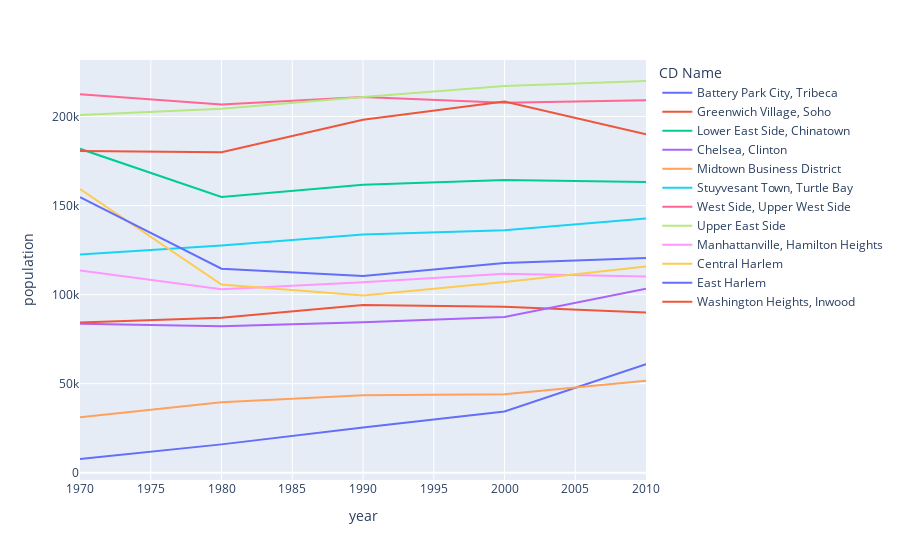

Notebook code cell kept with this figure:
### Markdown cell above
## Step 2

Create a line chart of the population over time for each community district in Manhattan. There should be [one line for each](https://plotly.com/python/line-charts/#Line-Plots-with-column-encoding-color).
1. creat a data frame which only includes Mahattan
2. `import plotly.express as px`
3. `px.line()`

### Code cell
manhattan = populations[populations["Borough"]=="Manhattan"]

import plotly.express as px
fig = px.line(manhattan, x="year", y="population", color='CD Name')
fig

### Figure 1 — Plotly figure (JSON) as saved in the notebook; plotly's stock layout.template omitted (floating-point values rounded to 4 significant figures)
{"data": [{"hovertemplate": "CD Name=Battery Park City, Tribeca<br>year=%{x}<br>population=%{y}<extra></extra>", "legendgroup": "Battery Park City, Tribeca", "line": {"color": "#636efa", "dash": "solid"}, "marker": {"symbol": "circle"}, "mode": "lines", "name": "Battery Park City, Tribeca", "orientation": "v", "showlegend": true, "type": "scatter", "x": [1970, 1980, 1990, 2000, 2010], "xaxis": "x", "y": [7706, 15918, 25366, 34420, 60978], "yaxis": "y"}, {"hovertemplate": "CD Name=Greenwich Village, Soho<br>year=%{x}<br>population=%{y}<extra></extra>", "legendgroup": "Greenwich Village, Soho", "line": {"color": "#EF553B", "dash": "solid"}, "marker": {"symbol": "circle"}, "mode": "lines", "name": "Greenwich Village, Soho", "orientation": "v", "showlegend": true, "type": "scatter", "x": [1970, 1980, 1990, 2000, 2010], "xaxis": "x", "y": [84337, 87069, 94105, 93119, 90016], "yaxis": "y"}, {"hovertemplate": "CD Name=Lower East Side, Chinatown<br>year=%{x}<br>population=%{y}<extra></extra>", "legendgroup": "Lower East Side, Chinatown", "line": {"color": "#00cc96", "dash": "solid"}, "marker": {"symbol": "circle"}, "mode": "lines", "name": "Lower East Side, Chinatown", "orientation": "v", "showlegend": true, "type": "scatter", "x": [1970, 1980, 1990, 2000, 2010], "xaxis": "x", "y": [181845, 154848, 161617, 164407, 163277], "yaxis": "y"}, {"hovertemplate": "CD Name=Chelsea, Clinton<br>year=%{x}<br>population=%{y}<extra></extra>", "legendgroup": "Chelsea, Clinton", "line": {"color": "#ab63fa", "dash": "solid"}, "marker": {"symbol": "circle"}, "mode": "lines", "name": "Chelsea, Clinton", "orientation": "v", "showlegend": true, "type": "scatter", "x": [1970, 1980, 1990, 2000, 2010], "xaxis": "x", "y": [83601, 82164, 84431, 87479, 103245], "yaxis": "y"}, {"hovertemplate": "CD Name=Midtown Business District<br>year=%{x}<br>population=%{y}<extra></extra>", "legendgroup": "Midtown Business District", "line": {"color": "#FFA15A", "dash": "solid"}, "marker": {"symbol": "circle"}, "mode": "lines", "name": "Midtown Business District", "orientation": "v", "showlegend": true, "type": "scatter", "x": [1970, 1980, 1990, 2000, 2010], "xaxis": "x", "y": [31076, 39544, 43507, 44028, 51673], "yaxis": "y"}, {"hovertemplate": "CD Name=Stuyvesant Town, Turtle Bay<br>year=%{x}<br>population=%{y}<extra></extra>", "legendgroup": "Stuyvesant Town, Turtle Bay", "line": {"color": "#19d3f3", "dash": "solid"}, "marker": {"symbol": "circle"}, "mode": "lines", "name": "Stuyvesant Town, Turtle Bay", "orientation": "v", "showlegend": true, "type": "scatter", "x": [1970, 1980, 1990, 2000, 2010], "xaxis": "x", "y": [122465, 127554, 133748, 136152, 142745], "yaxis": "y"}, {"hovertemplate": "CD Name=West Side, Upper West Side<br>year=%{x}<br>population=%{y}<extra></extra>", "legendgroup": "West Side, Upper West Side", "line": {"color": "#FF6692", "dash": "solid"}, "marker": {"symbol": "circle"}, "mode": "lines", "name": "West Side, Upper West Side", "orientation": "v", "showlegend": true, "type": "scatter", "x": [1970, 1980, 1990, 2000, 2010], "xaxis": "x", "y": [212422, 206669, 210993, 207699, 209084], "yaxis": "y"}, {"hovertemplate": "CD Name=Upper East Side<br>year=%{x}<br>population=%{y}<extra></extra>", "legendgroup": "Upper East Side", "line": {"color": "#B6E880", "dash": "solid"}, "marker": {"symbol": "circle"}, "mode": "lines", "name": "Upper East Side", "orientation": "v", "showlegend": true, "type": "scatter", "x": [1970, 1980, 1990, 2000, 2010], "xaxis": "x", "y": [200851, 204305, 210880, 217063, 219920], "yaxis": "y"}, {"hovertemplate": "CD Name=Manhattanville, Hamilton Heights<br>year=%{x}<br>population=%{y}<extra></extra>", "legendgroup": "Manhattanville, Hamilton Heights", "line": {"color": "#FF97FF", "dash": "solid"}, "marker": {"symbol": "circle"}, "mode": "lines", "name": "Manhattanville, Hamilton Heights", "orientation": "v", "showlegend": true, "type": "scatter", "x": [1970, 1980, 1990, 2000, 2010], "xaxis": "x", "y": [113606, 103038, 106978, 111724, 110193], "yaxis": "y"}, {"hovertemplate": "CD Name=Central Harlem<br>year=%{x}<br>population=%{y}<extra></extra>", "legendgroup": "Central Harlem", "line": {"color": "#FECB52", "dash": "solid"}, "marker": {"symbol": "circle"}, "mode": "lines", "name": "Central Harlem", "orientation": "v", "showlegend": true, "type": "scatter", "x": [1970, 1980, 1990, 2000, 2010], "xaxis": "x", "y": [159267, 105641, 99519, 107109, 115723], "yaxis": "y"}, {"hovertemplate": "CD Name=East Harlem<br>year=%{x}<br>population=%{y}<extra></extra>", "legendgroup": "East Harlem", "line": {"color": "#636efa", "dash": "solid"}, "marker": {"symbol": "circle"}, "mode": "lines", "name": "East Harlem", "orientation": "v", "showlegend": true, "type": "scatter", "x": [1970, 1980, 1990, 2000, 2010], "xaxis": "x", "y": [154662, 114569, 110508, 117743, 120511], "yaxis": "y"}, {"hovertemplate": "CD Name=Washington Heights, Inwood<br>year=%{x}<br>population=%{y}<extra></extra>", "legendgroup": "Washington Heights, Inwood", "line": {"color": "#EF553B", "dash": "solid"}, "marker": {"symbol": "circle"}, "mode": "lines", "name": "Washington Heights, Inwood", "orientation": "v", "showlegend": true, "type": "scatter", "x": [1970, 1980, 1990, 2000, 2010], "xaxis": "x", "y": [180561, 179941, 198192, 208414, 190020], "yaxis": "y"}], "layout": {"autosize": true, "legend": {"title": {"text": "CD Name"}, "tracegroupgap": 0}, "margin": {"t": 60}, "xaxis": {"anchor": "y", "autorange": true, "domain": [0, 1], "range": [1970, 2010], "title": {"text": "year"}, "type": "linear"}, "yaxis": {"anchor": "x", "autorange": true, "domain": [0, 1], "range": [-4084.0, 231700.0], "title": {"text": "population"}, "type": "linear"}}}
